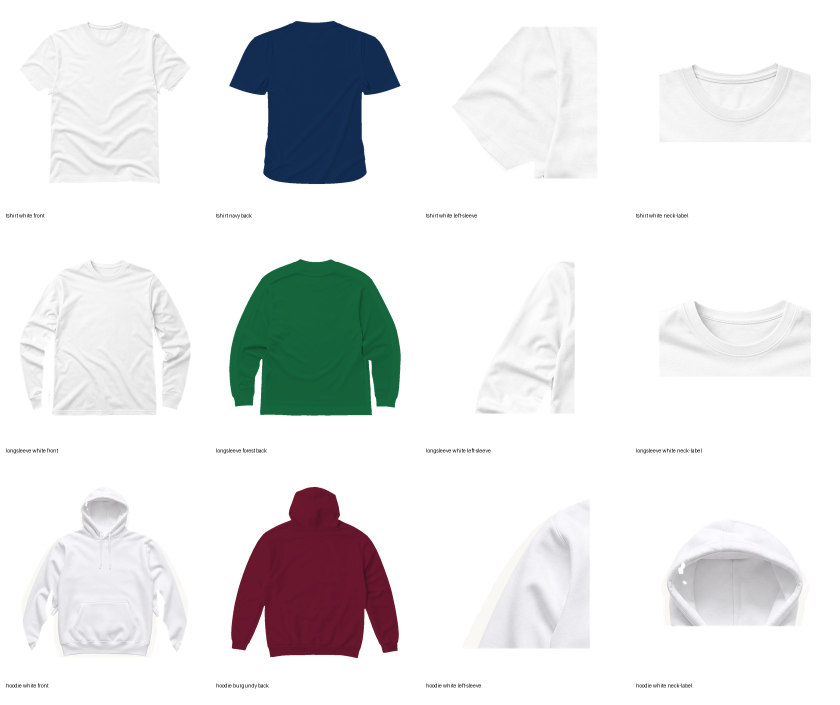
#> input picture docs/apparel-v5-contact-sheet.png, 1680 x 1410 px, given in place of tshirt-white-front.png, which was not available (shown at 1/2 size)
$ python make_cutout_contact.py
#> lines starting #> are read from the running program, lines starting #| are printed output that depends on the picture; pictures that were not available may be replaced by others from this repository, and a replacement may not be noted
from pathlib import Path
from PIL import Image, ImageDraw
root=Path('/home/ubuntu/trynext-lifestyle/artifacts/trynex-storefront/public/mockups/normalized-cutouts')
out=Path('/home/ubuntu/trynext-lifestyle/docs/normalized-cutouts-apparel-contact.png')
items=[('tshirt-white-front.png'),('tshirt-navy-back.png'),('longsleeve-white-front.png'),('longsleeve-forest-back.png'),('hoodie-white-front.png'),('hoodie-burgundy-back.png')]
cellw,cellh=500,520
sheet=Image.new('RGB',(cellw*3,cellh*2),'white')
#> sheet: PIL image 1500x1040 RGB; every value is 255
for i,name in enumerate(items):
    im=Image.open(root/name).convert('RGBA'); im.thumbnail((460,460),Image.Resampling.LANCZOS)
#> after `im.thumbnail((460, 460), Image.Resampling.LANCZOS)`:
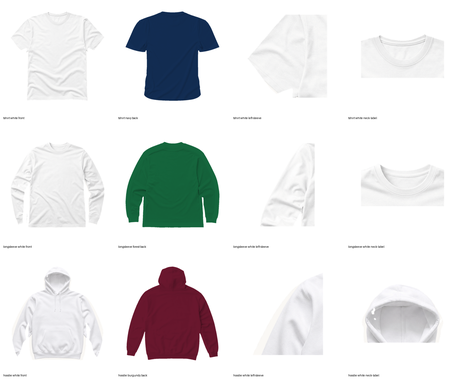
#> im: PIL image 460x386 RGBA; mean R, G, B, A 229.3, 230.3, 230.9, 255
    bg=Image.new('RGB',(cellw,cellh),'white'); bg.paste(im,((cellw-im.width)//2,10),im)
#> after `bg = Image.new('RGB', (cellw, cellh), 'white')`: bg: PIL image 500x520 RGB; every value is 255
#> after `bg.paste(im, ((cellw - im.width) // 2, 10), im)`:
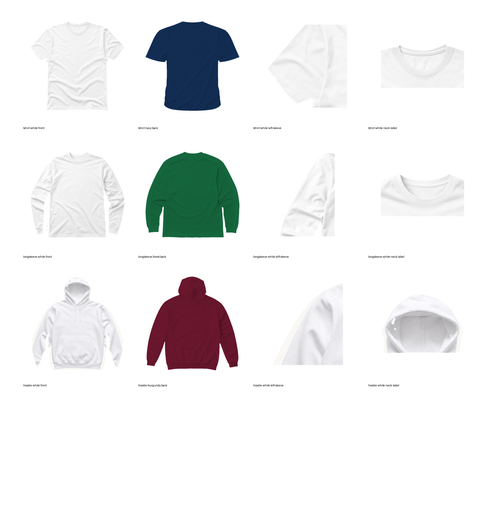
#> bg: PIL image 500x520 RGB; mean R, G, B 237.5, 238.2, 238.6
    ImageDraw.Draw(bg).text((12,486),name,fill='black'); sheet.paste(bg,((i%3)*cellw,(i//3)*cellh))
#> after `sheet.paste(bg, (i % 3 * cellw, i // 3 * cellh))`:
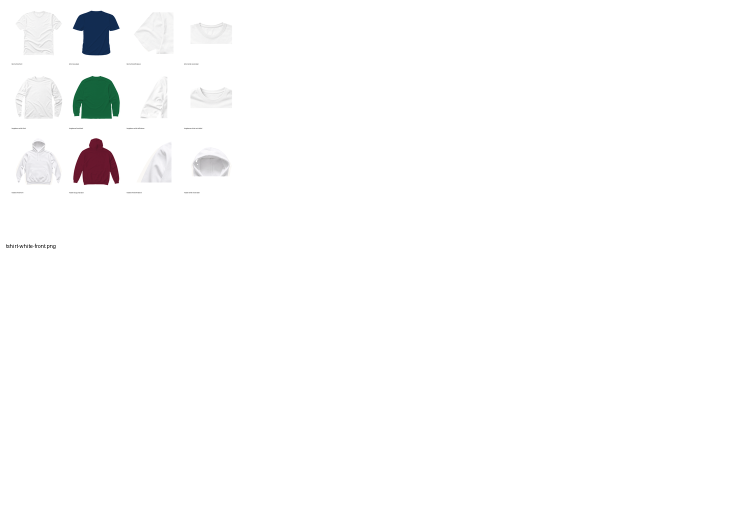
#> sheet: PIL image 1500x1040 RGB (shown at 1/2 size); mean R, G, B 252, 252.2, 252.2
#> pass 2 of the loop `for i,name in enumerate(items):`:
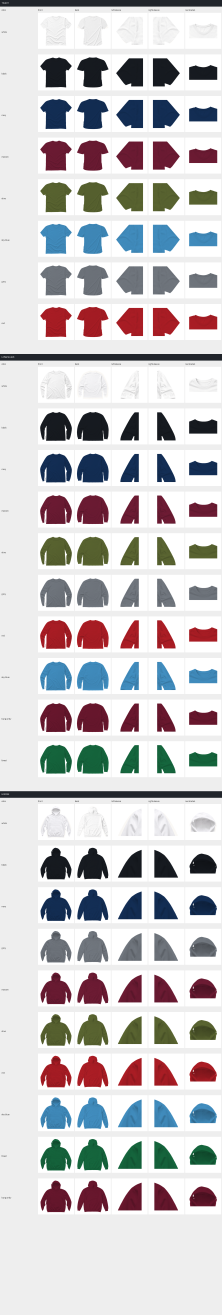
#> input picture docs/full-apparel-v5-inspection.png, 1110 x 6574 px, given in place of tshirt-navy-back.png, which was not available (shown at 1/5 size)
#> im: PIL image 1110x6574 RGBA
#> im: PIL image 78x460 RGBA
#> `bg.paste(im, ((cellw - im.width) // 2, 10), im)`:
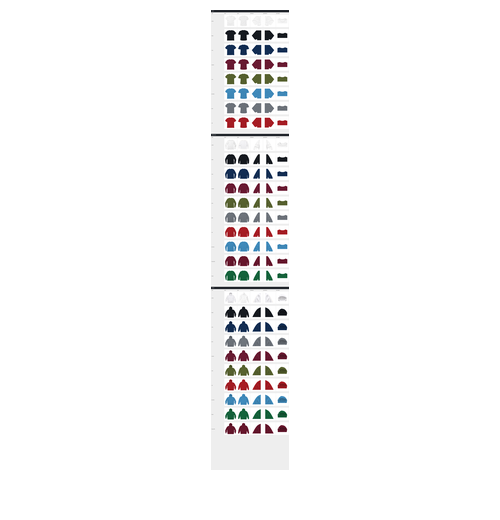
#> bg: PIL image 500x520 RGB; mean R, G, B 248, 247.6, 247.9
#> `sheet.paste(bg, (i % 3 * cellw, i // 3 * cellh))`:
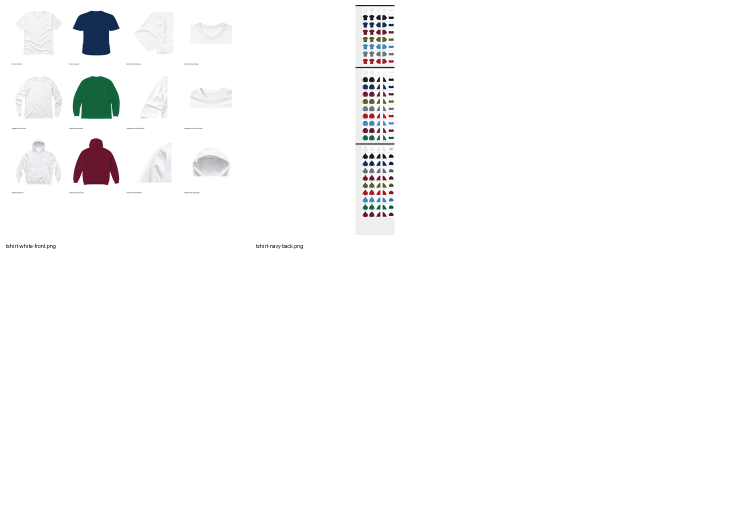
#> sheet: PIL image 1500x1040 RGB (shown at 1/2 size); mean R, G, B 250.8, 250.9, 251
#> (the run stopped early here; a loop or call above may not have finished)
